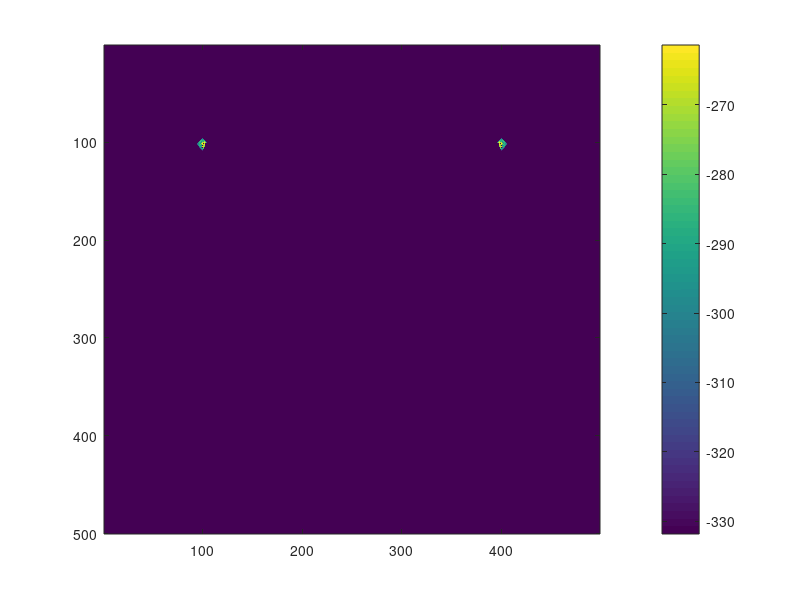

Source code (MATLAB): (Note: this script raises an error after producing the figure.)
%% FDTD 2D with UPML and TF/SF interface example. 

%% Initialize workspace
% clear all; close all; clc; 
clear all
%% Fundamental physical constants
% Absolute vacuum permittivity
epsilon_0 = 8.854*1e-12;
% Absulute vacuum permeability
mu_0 = 4*pi*1e-7;
% Light speed in vacuum
c = 1/sqrt(epsilon_0*mu_0);
%% Main parameters
% Calculation area length per x and y axes
L = [2.5, 2.5];
% Uniform grid points for x and y axes
nx = 500; ny = 500;
% Perfect match layer (PML) thickness in uniform grid cells
PML = 10;
% End time [s]
t_end = 15e-9;
% Excitation source amplitude and frequency [Hz]
E0 = 1.0;     
f = 2.0e+9;   % 2 GHz
% Number of materials (include vacuum backrgound)
number_of_materials = 2;
% Background relative permittivity, relative permeability and absolute
% conductivity
eps_back = 1.0; mu_back = 1.0; sig_back = 0.0;
% Width of alinea between total field area and calculation area border
% (scattered field interface width) [m]
len_tf = 0.5;
% Grid calculation
X = linspace(0,L(1),nx)-L(1)/2;
Y = linspace(0,L(2),ny)-L(2)/2;
dx = X(nx)-X(nx-1);
dy = Y(ny)-Y(ny-1);
% Time step from CFL condition
dt = ( 1/c/sqrt( 1/(dx^2) + 1/(dy^2) ) )*0.99;
number_of_iterations = round(t_end/dt);
%% Geometry matrix 
Index = zeros(nx,ny);
IndexX = zeros(nx,ny);
IndexY = zeros(nx,ny);
%% Materials matrix 
Material = zeros(number_of_materials,3);
Material(1,1) = eps_back;
Material(1,2) = mu_back;
Material(1,3) = sig_back;
%% Simple geometry (here metal round cylinder 1/2)
% Diameter [m]
d0 = 1.3;
% Cylinder materials  
Material(2,1) = 1;       % relative permittivity
Material(2,2) = 1;       % relative permeability
Material(2,3) = 10; % absolute conductivity
% Fill geometry matrix for 1/2 cylinder (no vectorization here), but for TE
% mode we need three different Index for Ex, Ey and Hz due to leapfrog
for I = 1:nx
    for J = 1:ny
        if ((J-nx/2)^2 + (I-ny/2)^2 <= 0.25*(d0/dx)^2 && (L(1)-I*dx<=J*dy))
            Index(J,I) = 1;
        end
        if ((J-nx/2)^2 + (I+0.5-ny/2)^2 <= 0.25*(d0/dx)^2 && (L(1)-(I+0.5)*dx<=J*dy))
            IndexX(J,I) = 1;
        end
        if ((J+0.5-nx/2)^2 + (I-ny/2)^2 <= 0.25*(d0/dx)^2 && (L(1)-I*dx<=(J+0.5)*dy))
            IndexY(J,I) = 1;
        end
    end
end
%% Calculate size of total field area in TF/SF formalism
nx_a = round(len_tf/dx);
nx_b = round((L(1)-len_tf)/dx);
ny_a = round(len_tf/dy);
ny_b = round((L(2)-len_tf)/dy);
%% Pre-allocate 1D fields for TF/SF interface 
% TM components
Ez_1D = zeros(nx_b+1,1); Fz_1D = zeros(nx_b+1,1); Hy_1D = zeros(nx_b,1);
k_Fz_a = zeros(nx_b+1,1); k_Fz_b = zeros(nx_b+1,1); k_Hy_a = zeros(nx_b,1);
k_Hy_b = zeros(nx_b,1);
k_Ez_a = (2.0*epsilon_0*Material(1,1) - Material(1,3)*dt)/(2.0*epsilon_0*Material(1,1) + Material(1,3)*dt);
k_Ez_b =  2.0/(2.0*epsilon_0*Material(1,1) + Material(1,3)*dt);
% TE components
Hz_1D = zeros(nx_b+1,1); Ey_1D = zeros(nx_b,1);
k_Hz_a = zeros(nx_b+1,1); k_Hz_b = zeros(nx_b+1,1); 
k_Ey_a = zeros(nx_b,1); k_Ey_b = zeros(nx_b,1);
% Free space plane wave coefficients
k_Hy_a(:) = 1.0; k_Hy_b(:) = dt/(mu_0*Material(1,2)*dx);
k_Fz_a(:) = 1.0; k_Fz_b(:) = dt/dx;
k_Hz_a(:) = 1.0; k_Hz_b(:) = dt/(mu_0*Material(1,2)*dx);
k_Ey_a(:) = 1.0; k_Ey_b(:) = dt/(epsilon_0*Material(1,1)*dx);
ka_max = 1; m = 4; R_err = 1e-16; eta = sqrt(mu_0*Material(1,2)/epsilon_0/Material(1,1));
sigma_max = -(m+1)*log(R_err)/(2*eta*PML*dx);
sigma_x = sigma_max*((PML - (0:PML-1))/ PML).^m;
ka_x = 1 + (ka_max - 1)*((PML - (0:PML-1))/ PML).^m;
k_Fz_a(end-(0:PML-1)) = (2*epsilon_0*ka_x - sigma_x*dt)./...
                        (2*epsilon_0*ka_x + sigma_x*dt);
k_Fz_b(end-(0:PML-1)) = 2*epsilon_0*dt./(2*epsilon_0*ka_x+sigma_x*dt)/dx;
k_Hz_a(end-(0:PML-1)) = (2*epsilon_0*ka_x - sigma_x*dt)./(2*epsilon_0*ka_x + sigma_x*dt);
k_Hz_b(end-(0:PML-1)) = 2*epsilon_0*dt./(2*epsilon_0*ka_x+sigma_x*dt)/(mu_0*Material(1,2)*dx);
sigma_x = sigma_max*((PML - (0:PML-1) - 0.5)/ PML).^m;
ka_x = 1 + (ka_max - 1)*((PML - (0:PML-1) - 0.5)/ PML).^m;
k_Hy_a(end-(0:PML-1)) = (2*epsilon_0*ka_x - sigma_x*dt)./(2*epsilon_0*ka_x + sigma_x*dt);
k_Hy_b(end-(0:PML-1)) = 2*epsilon_0*dt./(2*epsilon_0*ka_x + sigma_x*dt)/(mu_0*Material(1,2)*dx);
k_Ey_a(end-(0:PML-1)) = (2*epsilon_0*ka_x - sigma_x*dt)./(2*epsilon_0*ka_x + sigma_x*dt);
k_Ey_b(end-(0:PML-1)) = 2*dt./(2*epsilon_0*ka_x + sigma_x*dt)/(Material(1,1)*dx);
%% Another transformation coefficients
K_a(1:number_of_materials) = (2*epsilon_0*Material(1:number_of_materials,1) - ...
Material(1:number_of_materials,3)*dt)./(2*epsilon_0*Material(1:number_of_materials,1) + ...
Material(1:number_of_materials,3)*dt);
K_b(1:number_of_materials) = 2*epsilon_0*Material(1:number_of_materials,1)./ ...
(2*epsilon_0*Material(1:number_of_materials,1) + Material(1:number_of_materials,3)*dt);
K_a1(1:number_of_materials) = 1./(2*epsilon_0*Material(1:number_of_materials,1) + ...
  	 		                 Material(1:number_of_materials,3)*dt);
K_b1(1:number_of_materials) = 2*epsilon_0*Material(1:number_of_materials,1) - ...
                             Material(1:number_of_materials,3)*dt;
K_a = K_a(Index(2:nx-1,2:ny-1)+1);                                                 
K_b = K_b(Index(2:nx-1,2:ny-1)+1);
%% Allocate 2D arrays
% TM physical and auxiliary fields
Fz = zeros(nx,ny); Tz = zeros(nx,ny);   Gx = zeros(nx,ny-1); Gy = zeros(nx-1,ny);
Ez = zeros(nx,ny); Hx = zeros(nx,ny-1); Hy = zeros(nx-1,ny);
% TE physical and auxiliary fields
Wz = zeros(nx,ny); Mx = zeros(nx,ny-1); My = zeros(nx-1,ny);
Hz = zeros(nx,ny); Ex = zeros(nx,ny-1); Ey = zeros(nx-1,ny);
%% Allocate UPML FDTD 1D coefficient arrays
% TM coefficients
k_Fz_1 = zeros(ny,1);   k_Fz_2 = zeros(ny,1);   
k_Ez_1 = zeros(nx,1);   k_Ez_2 = zeros(nx,1);   
k_Gx_1 = zeros(ny-1,1); k_Gx_2 = zeros(ny-1,1);
k_Hx_1 = zeros(nx,1);   k_Hx_2 = zeros(nx,1);   
k_Gy_1 = zeros(nx-1,1); k_Gy_2 = zeros(nx-1,1); 
k_Hy_1 = zeros(ny,1);   k_Hy_2 = zeros(ny,1);
% TM coefficients
k_Hz_1 = zeros(nx,1);   k_Hz_2 = zeros(nx,1);   
k_Ex_1 = zeros(nx,1);   k_Ex_2 = zeros(nx,1);   
k_Ey_1 = zeros(ny,1);   k_Ey_2 = zeros(ny,1);
%% Free space FDTD coefficients
k_Fz_1(:) = 1.0;      k_Fz_2(:) = dt;
k_Ez_1(:) = 1.0;      k_Ez_2(:) = 1.0/epsilon_0;
k_Gx_1(:) = 1.0;      k_Gx_2(:) = dt/dy;
k_Hx_1(:) = 1.0/mu_0; k_Hx_2(:) = 1.0/mu_0;
k_Gy_1(:) = 1.0;      k_Gy_2(:) = dt/dx;
k_Hy_1(:) = 1.0/mu_0; k_Hy_2(:) = 1.0/mu_0;
k_Hz_1(:) = 1.0;      k_Hz_2(:) = 1.0/mu_0;
k_Ex_1(:) = 2.0;      k_Ex_2(:) = 2.0;
k_Ey_1(:) = 2.0;      k_Ey_2(:) = 2.0;
%% Field transformation coefficients in PML areas for TM ans TE modes
% Along x-axis
sigma_max = -(m+1)*log(R_err)/(2*eta*PML*dx);
sigma_x = sigma_max*((PML-(1:PML)+1)/PML).^m;
ka_x = 1+(ka_max-1)*((PML-(1:PML)+1)/PML).^m;
k_Ez_1(1:PML) = (2*epsilon_0*ka_x-sigma_x*dt)./(2*epsilon_0*ka_x+sigma_x*dt);
k_Ez_1(end-(1:PML)+1) = k_Ez_1(1:PML);
k_Ez_2(1:PML) = 2./(2*epsilon_0*ka_x + sigma_x*dt);
k_Ez_2(end-(1:PML)+1) = k_Ez_2(1:PML);
k_Hx_1(1:PML) = (2*epsilon_0*ka_x+sigma_x*dt)/(2*epsilon_0*mu_0);
k_Hx_1(end-(1:PML)+1) = k_Hx_1(1:PML);
k_Hx_2(1:PML) = (2*epsilon_0*ka_x-sigma_x*dt)/(2*epsilon_0*mu_0);
k_Hx_2(end-(1:PML)+1) = k_Hx_2(1:PML);
k_Hz_1(1:PML) = (2*epsilon_0*ka_x-sigma_x*dt)./(2*epsilon_0*ka_x+sigma_x*dt);
k_Hz_1(end-(1:PML)+1) = k_Hz_1(1:PML);
k_Hz_2(1:PML) = 2*epsilon_0./(2*epsilon_0*ka_x+sigma_x*dt)/mu_0;
k_Hz_2(end-(1:PML)+1) = k_Hz_2(1:PML);
k_Ex_1(1:PML) = (2*epsilon_0*ka_x+sigma_x*dt)/epsilon_0;
k_Ex_1(end-(1:PML)+1) = k_Ex_1(1:PML);
k_Ex_2(1:PML) = (2*epsilon_0*ka_x-sigma_x*dt)/epsilon_0;
k_Ex_2(end-(1:PML)+1) = k_Ex_2(1:PML);
sigma_x = sigma_max*((PML-(1:PML)+0.5)/PML).^m;
ka_x = 1+(ka_max-1)*((PML-(1:PML)+0.5)/PML).^m;
k_Gy_1(1:PML) = (2*epsilon_0*ka_x-sigma_x*dt)./(2*epsilon_0*ka_x+sigma_x*dt);
k_Gy_1(end-(1:PML)+1) = k_Gy_1(1:PML);
k_Gy_2(1:PML) = 2*epsilon_0*dt./(2*epsilon_0*ka_x+sigma_x*dt)/dx;
k_Gy_2(end-(1:PML)+1) = k_Gy_2(1:PML);
% Along y-axis
sigma_max = -(m+1)*log(R_err)/(2*eta*PML*dy);
sigma_y = sigma_max*((PML-(1:PML)+1)/PML).^m;
ka_y = 1+(ka_max-1)*((PML-(1:PML)+1)/PML).^m;
k_Fz_1(1:PML) = (2*epsilon_0*ka_y-sigma_y*dt)./(2*epsilon_0*ka_y+sigma_y*dt);
k_Fz_1(end-(1:PML)+1) = k_Fz_1(1:PML);
k_Fz_2(1:PML) = 2*epsilon_0*dt./(2*epsilon_0*ka_y+sigma_y*dt);
k_Fz_2(end-(1:PML)+1) = k_Fz_2(1:PML);
k_Hy_1(1:PML) = (2*epsilon_0*ka_y+sigma_y*dt)/(2*epsilon_0*mu_0);
k_Hy_1(end-(1:PML)+1) = k_Hy_1(1:PML);
k_Hy_2(1:PML) = (2*epsilon_0*ka_y-sigma_y*dt)/(2*epsilon_0*mu_0);
k_Hy_2(end-(1:PML)+1) = k_Hy_2(1:PML);
k_Ey_1(1:PML) = (2*epsilon_0*ka_y+sigma_y*dt)/epsilon_0;
k_Ey_1(end-(1:PML)+1) = k_Ey_1(1:PML);
k_Ey_2(1:PML) = (2*epsilon_0*ka_y-sigma_y*dt)/epsilon_0;
k_Ey_2(end-(1:PML)+1) = k_Ey_2(1:PML);
sigma_y = sigma_max*((PML-(1:PML)+0.5)/PML).^m;
ka_y = 1+(ka_max-1)*((PML-(1:PML)+0.5)/PML).^m;
k_Gx_1(1:PML) = (2*epsilon_0*ka_y-sigma_y*dt)./(2*epsilon_0*ka_y+sigma_y*dt);
k_Gx_1(end-(1:PML)+1) = k_Gx_1(1:PML);
k_Gx_2(1:PML) = 2*epsilon_0*dt./(2*epsilon_0*ka_y+sigma_y*dt)/dy;
k_Gx_2(end-(1:PML)+1) = k_Gx_2(1:PML);
% Vectorize transformation coefficients
k_Fz_1 = repmat(k_Fz_1(2:ny-1)',nx-2,1); k_Fz_2 = repmat(k_Fz_2(2:ny-1)',nx-2,1);
k_Ez_1 = repmat(k_Ez_1(2:nx-1),1,ny-2);  k_Ez_2 = repmat(k_Ez_2(2:nx-1),1,ny-2);
k_Gx_1 = repmat(k_Gx_1(1:ny-1)',nx,1);   k_Gx_2 = repmat(k_Gx_2(1:ny-1)',nx,1);
k_Hx_1 = repmat(k_Hx_1(1:nx),1,ny-1);    k_Hx_2 = repmat(k_Hx_2(1:nx),1,ny-1);
k_Gy_1 = repmat(k_Gy_1(1:nx-1),1,ny);    k_Gy_2 = repmat(k_Gy_2(1:nx-1),1,ny);
k_Hy_1 = repmat(k_Hy_1(1:ny)',nx-1,1);   k_Hy_2 = repmat(k_Hy_2(1:ny)',nx-1,1);
k_Hz_1 = repmat(k_Hz_1(2:nx-1),1,ny-2);  k_Hz_2 = repmat(k_Hz_2(2:nx-1),1,ny-2);
k_Ex_1 = repmat(k_Ex_1(1:nx),1,ny-1);    k_Ex_2 = repmat(k_Ex_2(1:nx),1,ny-1);
k_Ey_1 = repmat(k_Ey_1(1:ny)',nx-1,1);   k_Ey_2 = repmat(k_Ey_2(1:ny)',nx-1,1);
M0 = reshape(Material(Index(2:nx-1,2:ny-1)+1,1),nx-2,[]);
M1 = reshape(Material(Index(2:nx-1,2:ny-1)+1,2),nx-2,[]);
M2 = reshape(Material(Index(1:nx,1:ny-1)+1,2),nx,[]);
M3 = reshape(Material(Index(1:nx-1,1:ny)+1,2),[],ny);
%% Create fullscreen figure and set a double-buffer
% figure('units','normalized','outerposition',[0 0 1 1]);
% set(gcf,'doublebuffer','on');
tic; 
%% Main FDTD UPML routine with TF/SF excitation interface calculates TE and
%% TM modes simultaneously
for T = 1:number_of_iterations
    tic
    %% Calculate incident 1D plain waves for TF/SF implementation
    % TE mode (Hz)
    Ey_1D(1:nx_b) = k_Ey_a(1:nx_b).*Ey_1D(1:nx_b) ...
                  - k_Ey_b(1:nx_b).*(Hz_1D(2:nx_b+1)-Hz_1D(1:nx_b));
    Hz_1D(1) = E0*sin(2*pi*f*(T-1)*dt);
    Hz_1D(2:nx_b) = k_Hz_a(2:nx_b).*Hz_1D(2:nx_b) ...
                  - k_Hz_b(2:nx_b).*(Ey_1D(2:nx_b)-Ey_1D(1:nx_b-1));
    % TM mode (Ez)            
    Hy_1D(1:nx_b) = k_Hy_a(1:nx_b).*Hy_1D(1:nx_b) + ...
		            k_Hy_b(1:nx_b).*(Ez_1D(2:nx_b+1)-Ez_1D(1:nx_b));
    Ez_1D(1) = E0*sin(2*pi*f*(T-1)*dt);
    Fz_1D_r = Fz_1D(2:nx_b);
    Fz_1D(2:nx_b) = k_Fz_a(2:nx_b).*Fz_1D(2:nx_b) + ...
                    k_Fz_b(2:nx_b).*( Hy_1D(2:nx_b) - Hy_1D(1:nx_b-1) );
    Ez_1D(2:nx_b) = k_Ez_a*Ez_1D(2:nx_b) + k_Ez_b*( Fz_1D(2:nx_b) - Fz_1D_r );
    %% Calculate Ez (TM mode) and Hz (TE mode) total fields 
    % TE: Wz -> Hz                
    Fz_r1 = Wz(2:nx-1,2:ny-1);
    Wz(2:nx-1,2:ny-1) = k_Fz_1.*Wz(2:nx-1,2:ny-1) + ...
                        k_Fz_2.*( (Ex(2:nx-1,2:ny-1)-Ex(2:nx-1,1:ny-2))/dy - ...
                        (Ey(2:nx-1,2:ny-1)-Ey(1:nx-2,2:ny-1))/dx );
    Hz(2:nx-1,2:ny-1) = k_Hz_1.*Hz(2:nx-1,2:ny-1) + ...
                        k_Hz_2.*( Wz(2:nx-1,2:ny-1)-Fz_r1 )./M1;
    % TM: Fz -> Tz -> Ez                
    Fz_r = Fz(2:nx-1,2:ny-1);
    Tz_r = Tz(2:nx-1,2:ny-1);
    Fz(2:nx-1,2:ny-1) = k_Fz_1.*Fz(2:nx-1,2:ny-1) + k_Fz_2.*( (Hy(2:nx-1,2:ny-1) - ...
                        Hy(1:nx-2,2:ny-1))/dx - (Hx(2:nx-1,2:ny-1) - ...
                        Hx(2:nx-1,1:ny-2))/dy );
    Tz(2:nx-1,2:ny-1) = K_a.*Tz(2:nx-1,2:ny-1) + ...
                        K_b.*( Fz(2:nx-1,2:ny-1) - Fz_r);
    Ez(2:nx-1,2:ny-1) = k_Ez_1.*Ez(2:nx-1,2:ny-1) + ...
                        k_Ez_2.*( Tz(2:nx-1,2:ny-1) - Tz_r )./M0;                   
    %% Calculate scattered field Ez and Hz in TF/SF
    % TE mode                     
    Hz(nx_a+1,ny_a+1:ny_b+1) = Hz(nx_a+1,ny_a+1:ny_b+1) + ...
    dt./(mu_0*Material(Index(nx_a+1,ny_a+1:ny_b+1)+1,2)'*dx)*Ey_1D(1);
    Hz(nx_b+1,ny_a+1:ny_b+1) = Hz(nx_b+1,ny_a+1:ny_b+1) - ...
    dt./(mu_0*Material(Index(nx_b+1,ny_a+1:ny_b+1)+1,2)'*dx)*Ey_1D(nx_b-nx_a+2);
    % TM mode                     
    Ez(nx_a+1,ny_a+1:ny_b+1) = Ez(nx_a+1,ny_a+1:ny_b+1) - ...
    dt./(epsilon_0*Material(Index(nx_a+1,ny_a+1:ny_b+1)+1,1)'*dx)*Hy_1D(1);
    Ez(nx_b+1,ny_a+1:ny_b+1) = Ez(nx_b+1,ny_a+1:ny_b+1) + ...
    dt./(epsilon_0*Material(Index(nx_b+1,ny_a+1:ny_b+1)+1,1)'*dx)*Hy_1D(nx_b-nx_a+2);
    %% Calculate Hx and Ex total fields 
    % TE mode
    Gx_r1 = Mx(1:nx,1:ny-1);
    Mx(1:nx,1:ny-1) = k_Gx_1.*Mx(1:nx,1:ny-1) + ...
                      k_Gx_2.*( Hz(1:nx,2:ny)-Hz(1:nx,1:ny-1) );
    Ex(1:nx,1:ny-1) = K_a1(IndexX(1:nx,1:ny-1)+1).*( K_b1(IndexX(1:nx,1:ny-1)+1).*...
                      Ex(1:nx,1:ny-1) + k_Ex_1.*Mx(1:nx,1:ny-1)-k_Ex_2.*Gx_r1 );
    % TM mode 
    Gx_r = Gx(1:nx,1:ny-1);
    Gx(1:nx,1:ny-1) = k_Gx_1.*Gx(1:nx,1:ny-1) - ...
                      k_Gx_2.*( Ez(1:nx,2:ny)-Ez(1:nx,1:ny-1) );
    Hx(1:nx,1:ny-1) = Hx(1:nx,1:ny-1) + (k_Hx_1.*Gx(1:nx,1:ny-1) - k_Hx_2.*Gx_r)./M2;
    %% Calculate Hy and Ey total fields 
    % TE mode
    Gy_r1 = My(1:nx-1,1:ny);
    My(1:nx-1,1:ny) = k_Gy_1.*My(1:nx-1,1:ny) - ...
                      k_Gy_2.*( Hz(2:nx,1:ny)-Hz(1:nx-1,1:ny) );
    Ey(1:nx-1,1:ny) = K_a1(IndexY(1:nx-1,1:ny)+1).*( K_b1(IndexY(1:nx-1,1:ny)+1).*...
                      Ey(1:nx-1,1:ny) + k_Ey_1.*My(1:nx-1,1:ny)-k_Ey_2.*Gy_r1 );
    % TM mode 
    Gy_r = Gy(1:nx-1,1:ny);
    Gy(1:nx-1,1:ny) = k_Gy_1.*Gy(1:nx-1,1:ny) + ...
                      k_Gy_2.*(Ez(2:nx,1:ny)-Ez(1:nx-1,1:ny));
    Hy(1:nx-1,1:ny) = Hy(1:nx-1,1:ny) + ...
                      (k_Hy_1.*Gy(1:nx-1,1:ny) - k_Hy_2.*Gy_r)./M3;
    %% Calculate scattered field Hx and Ex in TF/SF
    % TE mode
    Ex(nx_a+1:nx_b+1,ny_a) = Ex(nx_a+1:nx_b+1,ny_a) - ...
    2*dt/dy*K_a1(Index(nx_a+1:nx_b+1,ny_a)+1)'.*Hz_1D(2:(nx_b-nx_a+2));
    Ex(nx_a+1:nx_b+1,ny_b+1) = Ex(nx_a+1:nx_b+1,ny_b+1) + ...
    2*dt/dy*K_a1(Index(nx_a+1:nx_b+1,ny_b+1)+1)'.*Hz_1D(2:(nx_b-nx_a+2));
    % TM mode                     
    Hx(nx_a+1:nx_b+1,ny_a) = Hx(nx_a+1:nx_b+1,ny_a) + ...
    dt./(mu_0*dy*Material(Index(nx_a+1:nx_b+1,ny_a)+1,2)).*Ez_1D(2:(nx_b-nx_a+2));
    Hx(nx_a+1:nx_b+1,ny_b+1) = Hx(nx_a+1:nx_b+1,ny_b+1) - ...
    dt./(mu_0*dy*Material(Index(nx_a+1:nx_b+1,ny_b+1)+1,2)).*Ez_1D(2:(nx_b-nx_a+2));
    %% Calculate scattered field Hy and Ey in TF/SF
    % TE mode
    Ey(nx_a,ny_a+1:ny_b+1) = Ey(nx_a,ny_a+1:ny_b+1) + ...
    2*dt/dx*K_a1(Index(nx_a,ny_a+1:ny_b+1)+1,1)'.*Hz_1D(2);
    Ey(nx_b+1,ny_a+1:ny_b+1) = Ey(nx_b+1,ny_a+1:ny_b+1) - ...
    2*dt/dx*K_a1(Index(nx_b+1,ny_a+1:ny_b+1)+1,1)'.*Hz_1D(nx_b-nx_a+2);
    % TM mode                     
    Hy(nx_a,ny_a+1:ny_b+1) = Hy(nx_a,ny_a+1:ny_b+1) - ...
    dt./(mu_0*dx*Material(Index(nx_a,ny_a+1:ny_b+1)+1,2)')*Ez_1D(2);
    Hy(nx_b+1,ny_a+1:ny_b+1) = Hy(nx_b+1,ny_a+1:ny_b+1) + ...
    dt./(mu_0*dx*Material(Index(nx_b+1,ny_a+1:ny_b+1)+1,2)')*Ez_1D(nx_b-nx_a+2);
    %% Plot Ez and Hz fields dynamics
    if (mod(T,10) == 0)
    % subplot(1,2,1);    
	% pcolor(Y(PML:ny-PML),X(PML:nx-PML),Ez(PML:nx-PML,PML:ny-PML));
	% shading interp;
	% caxis([-E0 E0]);
	% axis image;
	% colorbar;
	% title('E_{z}(x,y)', 'FontSize',18, 'FontName', 'Arial', 'FontWeight', 'Bold');
	% xlabel('x, [m]', 'FontSize',18, 'FontName', 'Arial', 'FontWeight', 'Bold');
	% ylabel('y, [m]', 'FontSize',18, 'FontName', 'Arial', 'FontWeight', 'Bold');
    % subplot(1,2,2);    
	% pcolor(Y(PML:ny-PML),X(PML:nx-PML),Hz(PML:nx-PML,PML:ny-PML));
    % shading interp;
	% caxis([-E0 E0]);
	% axis image;
	% colorbar;
	% title('H_{z}(x,y)', 'FontSize',18, 'FontName', 'Arial', 'FontWeight', 'Bold');
	% xlabel('x, [m]', 'FontSize',18, 'FontName', 'Arial', 'FontWeight', 'Bold');
	% ylabel('y, [m]', 'FontSize',18, 'FontName', 'Arial', 'FontWeight', 'Bold');
	% drawnow;
    imagesc(20*log10(abs(Ex)))
    
    colorbar
    clim([-10 40])
    drawnow;
    end
    toc
end
% disp(['Time elapsed - ',num2str(toc/60),' minutes']);
